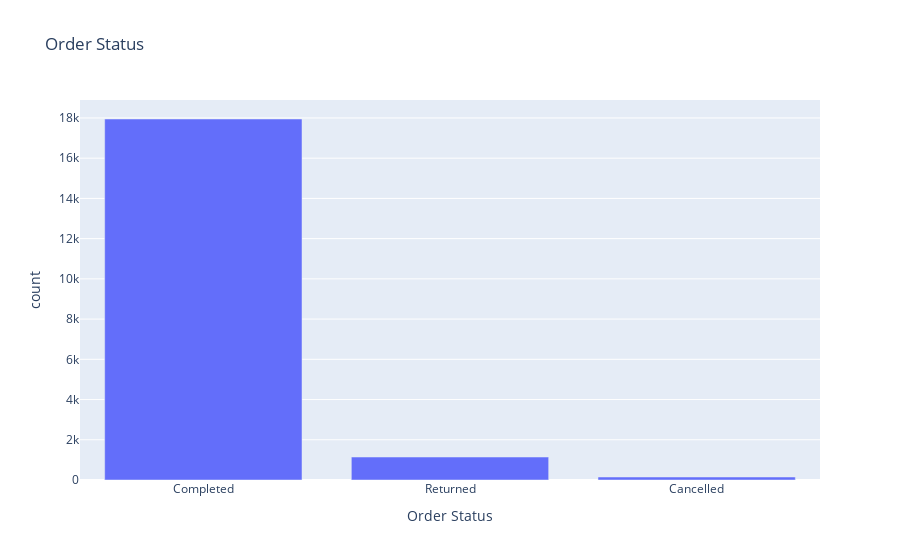

The notebook cell this image was saved under:
### Code cell
fig = px.bar(Order_Status, x='Order Status', y='count', title='Order Status')
fig.show()

### Figure 1 — Plotly figure (JSON) as saved in the notebook; plotly's stock layout.template omitted (floating-point values rounded to 4 significant figures)
{"data": [{"alignmentgroup": "True", "hovertemplate": "Order Status=%{x}<br>count=%{y}<extra></extra>", "legendgroup": "", "marker": {"color": "#636efa", "pattern": {"shape": ""}}, "name": "", "offsetgroup": "", "orientation": "v", "showlegend": false, "textposition": "auto", "type": "bar", "x": ["Completed", "Returned", "Cancelled"], "xaxis": "x", "y": [17948, 1142, 149], "yaxis": "y"}], "layout": {"barmode": "relative", "legend": {"tracegroupgap": 0}, "title": {"text": "Order Status"}, "xaxis": {"anchor": "y", "domain": [0, 1], "title": {"text": "Order Status"}}, "yaxis": {"anchor": "x", "domain": [0, 1], "title": {"text": "count"}}}}
